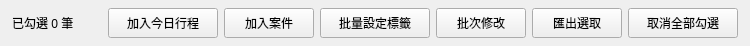
<?xml version="1.0" encoding="UTF-8"?>
<ui version="4.0">
 <class>batchBar</class>
 <widget class="QFrame" name="batchBar">
  <property name="geometry">
   <rect>
    <x>0</x>
    <y>0</y>
    <width>750</width>
    <height>46</height>
   </rect>
  </property>
  <widget class="QLabel" name="batchBarCount">
   <property name="geometry">
    <rect>
     <x>12</x>
     <y>8</y>
     <width>90</width>
     <height>30</height>
    </rect>
   </property>
   <property name="text">
    <string>已勾選 0 筆</string>
   </property>
  </widget>
  <widget class="PushButton" name="batchBar_field_visit_action">
   <property name="geometry">
    <rect>
     <x>108</x>
     <y>8</y>
     <width>110</width>
     <height>30</height>
    </rect>
   </property>
   <property name="text">
    <string>加入今日行程</string>
   </property>
  </widget>
  <widget class="PushButton" name="batchBar_assign_case_action">
   <property name="geometry">
    <rect>
     <x>224</x>
     <y>8</y>
     <width>90</width>
     <height>30</height>
    </rect>
   </property>
   <property name="text">
    <string>加入案件</string>
   </property>
  </widget>
  <widget class="PushButton" name="batchBar_batch_tags_action">
   <property name="geometry">
    <rect>
     <x>320</x>
     <y>8</y>
     <width>110</width>
     <height>30</height>
    </rect>
   </property>
   <property name="text">
    <string>批量設定標籤</string>
   </property>
  </widget>
  <widget class="PushButton" name="batchBar_batch_edit_action">
   <property name="geometry">
    <rect>
     <x>436</x>
     <y>8</y>
     <width>90</width>
     <height>30</height>
    </rect>
   </property>
   <property name="text">
    <string>批次修改</string>
   </property>
  </widget>
  <widget class="PushButton" name="batchBar_export_selected_action">
   <property name="geometry">
    <rect>
     <x>532</x>
     <y>8</y>
     <width>90</width>
     <height>30</height>
    </rect>
   </property>
   <property name="text">
    <string>匯出選取</string>
   </property>
  </widget>
  <widget class="TransparentPushButton" name="batchBar_clear_checked_action">
   <property name="geometry">
    <rect>
     <x>628</x>
     <y>8</y>
     <width>110</width>
     <height>30</height>
    </rect>
   </property>
   <property name="text">
    <string>取消全部勾選</string>
   </property>
  </widget>
 </widget>
 <customwidgets>
 <customwidget>
  <class>PushButton</class>
  <extends>QPushButton</extends>
  <header>qfluentwidgets</header>
 </customwidget>
 <customwidget>
  <class>TransparentPushButton</class>
  <extends>QPushButton</extends>
  <header>qfluentwidgets</header>
 </customwidget>
 </customwidgets>
 <resources />
 <connections />
</ui>
